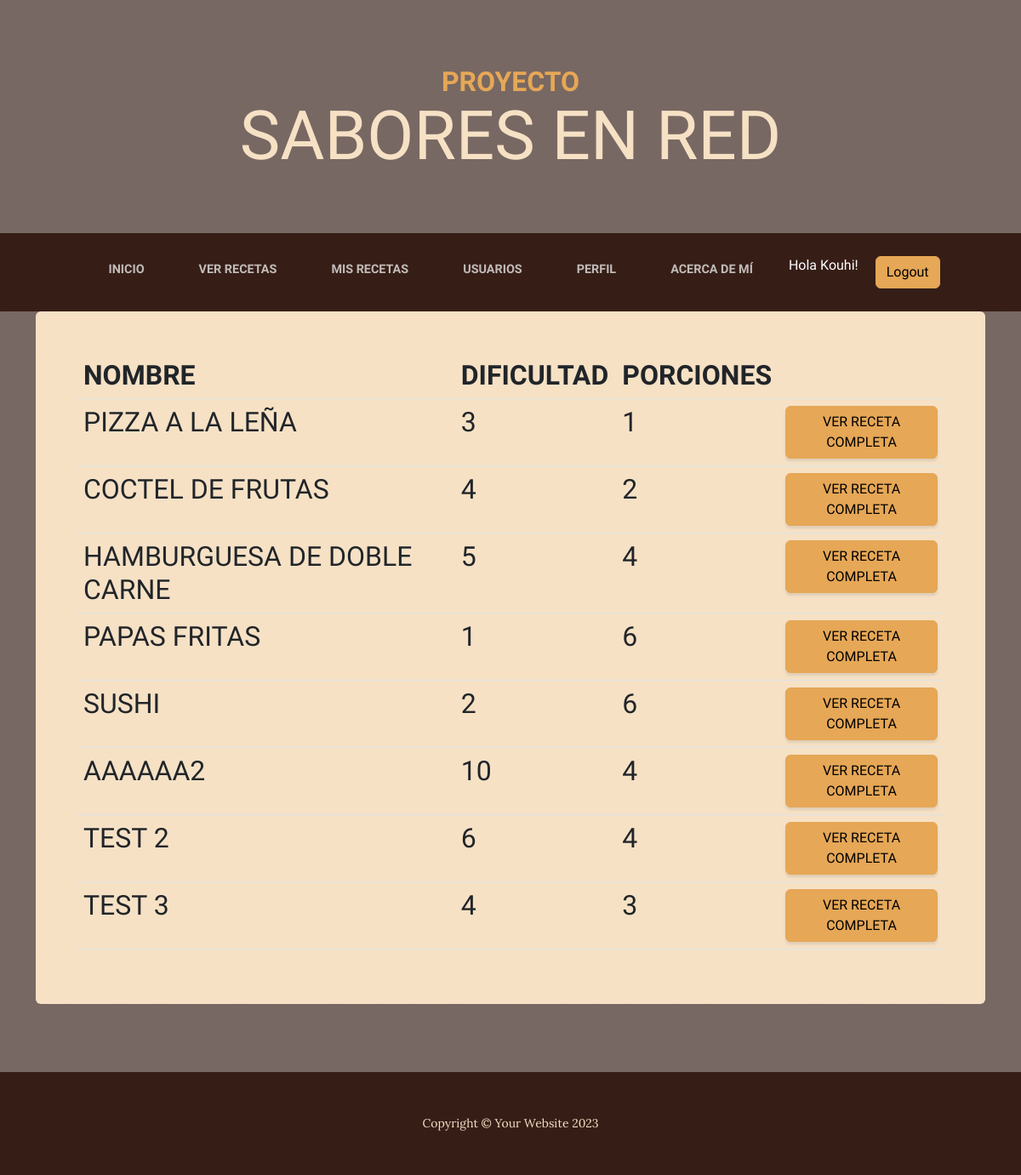
The page /aplicacion/usuarios/1/recetas/ (signed in) on the database as committed earlier.
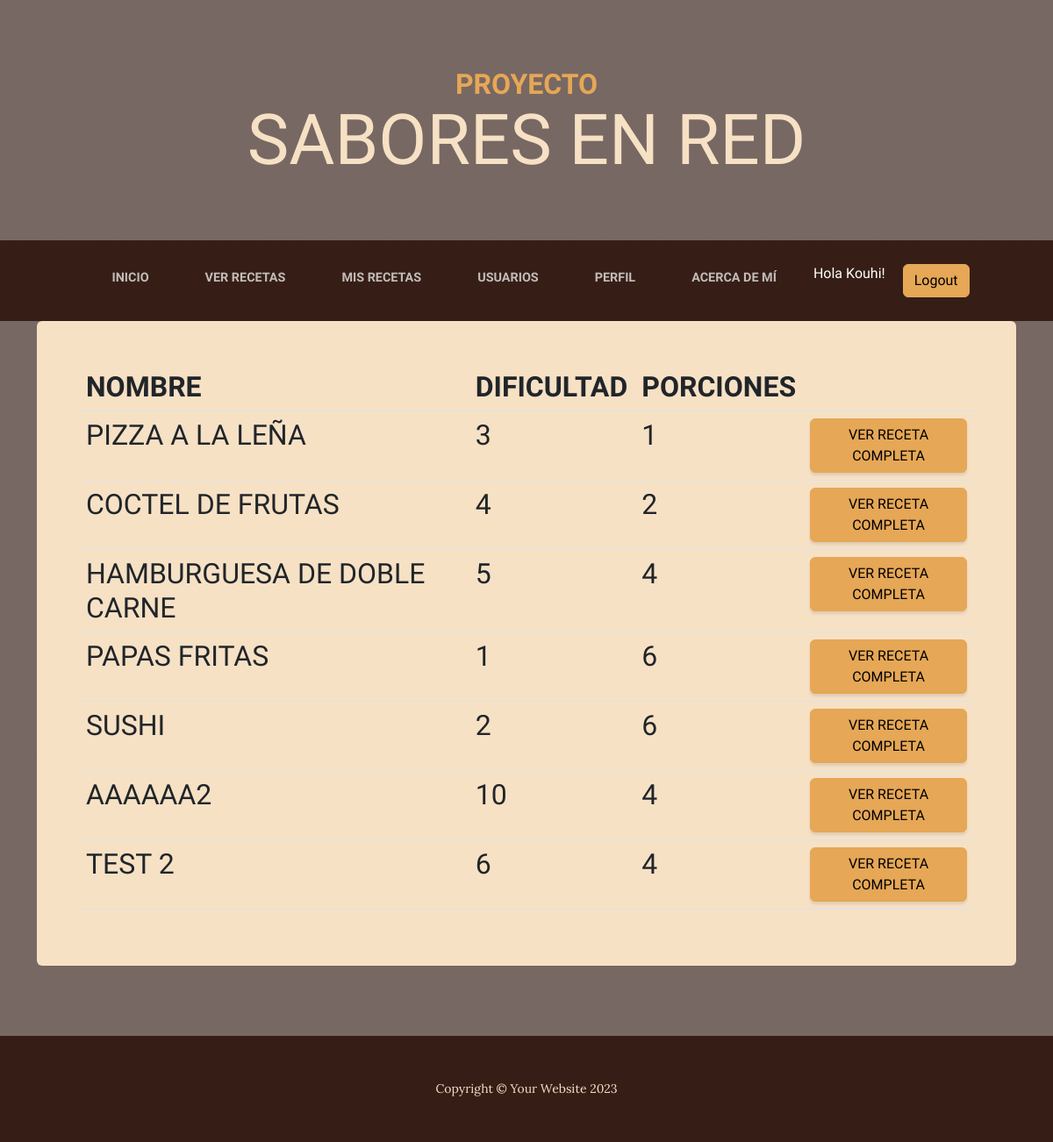
The same page on the database as committed later.
### aplicacion/models.py (models this page shows, shortened)
class Recetas(models.Model):
    nombre = models.CharField(max_length=60)
    dificultad = models.IntegerField()
    porciones = models.IntegerField()
    ingredientes = models.CharField(max_length=1500)
    procedimiento = models.CharField(max_length=1500)
    usuario = models.ForeignKey(User, on_delete=models.CASCADE, default=1)
    imagen = models.ImageField(upload_to='comida/', blank=True, null=True)

### aplicacion/views.py (the view)
# urls.py: path('usuarios/<int:usuario_id>/recetas/', views.ver_recetas_usuario, name='ver_recetas_usuario'),
def ver_recetas_usuario(request, usuario_id):
    usuario = get_object_or_404(User, pk=usuario_id)
    recetas_usuario = Recetas.objects.filter(usuario=usuario)
    return render(request, 'aplicacion/ver_recetas_usuario.html', {'usuario': usuario, 'recetas_usuario': recetas_usuario})

### aplicacion/templates/aplicacion/ver_recetas_usuario.html (shortened to what this page needs)
{% extends 'aplicacion/home2.html' %}
{% block contenido %}
<head>
</head>
<body>
{% if recetas_usuario %}
    <table class="table">
        <thead>
            <tr>
                <th>Nombre</th>
                <th>Dificultad</th>
                <th>Porciones</th>
                <th></th>
            </tr>
        </thead>
        <tbody>
            {% for receta in recetas_usuario %}
            <tr>
                <td>{{ receta.nombre }}</td>
                <td>{{ receta.dificultad }}</td>
                <td>{{ receta.porciones }}</td>
                <td><a href="{% url 'mostrar_receta' receta_id=receta.id %}" class="btn btn-primary">Ver Receta Completa</a></td>
            </tr>
            {% endfor %}
        </tbody>
    </table>
{% else %}
    <p>No se encontraron recetas creadas por {{ usuario.username }}</p>
{% endif %}
</body>
{% endblock contenido %}

Rows that differ between the two databases and show on the page:
removed Recetas: nombre "TEST 3", dificultad "4", porciones "3"
